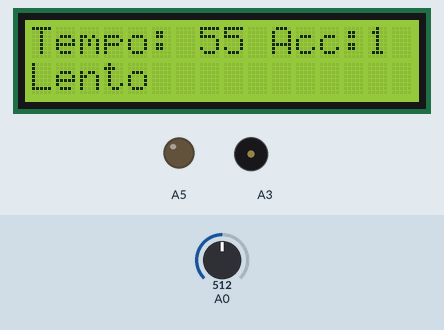
A sketch run on a simulated Arduino Uno, built with avr-gcc and run on an emulated ATmega328P. On the bench: 16×2 character LCD, output pins drawn as LEDs (lit = HIGH), buzzer (waves = sounding). Inputs (shaded band) come from the test bench; at power-on: A0 = 512. EEPROM starts erased.

Above: at 2.25 s.
2.3 s: A0 set to 536
At 3.1 s:
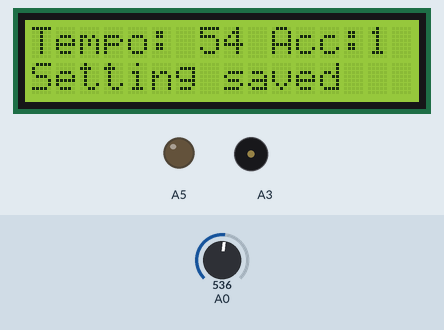
5.3 s: A0 set to 511
At 8.2 s:
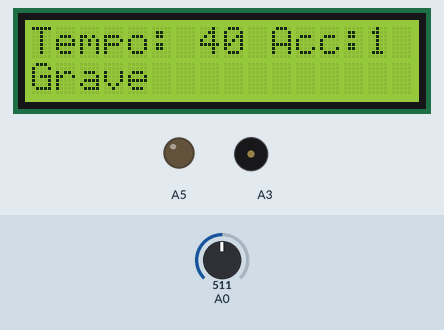
8.3 s: A0 set to 306
At 9.22 s:
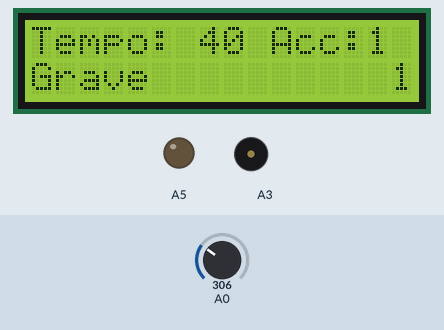
Timing chart, 0 to 17.3 s (numbered marks = the images above; inputs shaded):
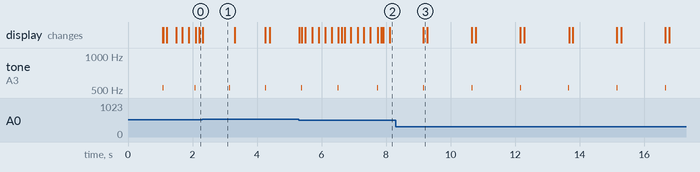

The sketch:

Duinotech_Metronome.ino
```cpp
// Arduino based metronome using timer interrupts
// 20-240bpm = 0.3-4Hz => 250-3333ms cycle time using timer1 with 1024 prescale
// tone on timer2 using tone function
// change tempo/beats per accent with L/R / U/D
// save settings to eeprom with select (load on boot/reset)
// display tempo name from array

#include <EEPROM.h>
#include <LiquidCrystal.h>

LiquidCrystal lcd(8,9,4,5,6,7);
char temponames[][14]={
  "Larghissimo  ",
  "Grave        ",
  "Lento        ",
  "Adagio       ",
  "Andante      ",
  "Allegretto   ",
  "Allegro      ",
  "Vivace       ",
  "Presto       ",
  "Prestissimo  "
};

int tempos[]={25,46,64,76,113,121,169,177,201,241};

int tempo=60;     //60bpm
int acc=1;        //every beat accented
int lastkey=0;    //which key was pressed last cycle
unsigned long t0; //how long has key been held for
int accnote[]={523,262,262,262,262,262,262,262};  //C5,C4
int acccount=0;

void setup() {
  loadfromeeprom();       //load settings
  lcd.begin(16, 2);
  lcd.clear();
  lcd.setCursor(0, 0);
  lcd.print("    Duinotech");   //splash screen
  lcd.setCursor(0, 1);
  lcd.print("    Metronome");
  delay(1000);
  lcd.clear();                  //normal display
  lcd.setCursor(0, 0);
  lcd.print("Tempo:    Acc:");
  dotemponame(tempo);
  pinMode(A5,OUTPUT);
  TMRsetup();
}

void loop() {
  int key=lcdkey();            //read keys
  unsigned int t;
  if((key>0)&&(lastkey==0)){   //if key pressed
    t0=millis();               //record when button pressed
    dokeys(key);               //act once straight away
    if(key==1){savetoeeprom();}//save values to EEPROM if select pressed
  }
  if((key>0)&&(lastkey==key)){  //if button is still held pressed
    if(millis()-t0>400){
      t0=t0+200;
      dokeys(key);              //repeat after delay if held down
    }
  }
  lastkey=key;            //save for next
  lcd.setCursor(6,0);     //update display
  if(tempo<100){lcd.write(' ');}else{lcd.write(((tempo/100)%10)+'0');}
  lcd.write(((tempo/10)%10)+'0');
  lcd.write(((tempo)%10)+'0');
  lcd.setCursor(14,0);
  lcd.write(((acc)%10)+'0');
  lcd.setCursor(15,1);
  t=TCNT1;                    //read timer1 counter
  if(t<2000){                 //visual display of time too (15625~1second)
    lcd.write('1'+acccount);
  }else{
    lcd.write(' ');
  }
}

void dokeys(int key){         //act on key presses
  switch(key){
    case 2:tempo--;dotemponame(tempo);if(tempo<20){tempo=20;}break;   //left
    case 5:tempo++;dotemponame(tempo);if(tempo>240){tempo=240;}break; //right
    case 3:acc--;if(acc<1){acc=1;}break;                              //down
    case 4:acc++;if(acc>8){acc=8;}break;                              //up
  }
}

int keystate(){     //read key value
  int a=analogRead(0);
  if(a>831){return 0;}  //no key
  if(a>523){return 1;}  //select
  if(a>331){return 2;}  //left
  if(a>177){return 3;}  //down
  if(a>50){return 4;}   //up
  return 5;             //right
}

int lcdkey(){
  int a=keystate();               //check
  delay(5);                       //wait a bit
  if(a==keystate()){return a;}    //if there's no bounce
  return 0;                       //otherwise nothing
}

ISR(TIMER1_COMPA_vect) {    //gets triggered when timer1 overflows
  acccount++;                         //check accent
  if(acccount>=acc){acccount=0;}
  OCR1A = ((F_CPU*60L)/1024) / tempo; //set top for next cycle
  tone(A3,accnote[acccount],20);      //start tone
}

void TMRsetup(){
  // Timer 1 set up as interrupt, only common thing this affects is servo library
  TCCR1A = 0;                       //CTC mode
  TCCR1B = _BV(WGM12) | _BV(CS10)|_BV(CS12);  //CTC mode, prescale=1024
  TCNT1 = 0;                        //reset counter
  OCR1A = ((F_CPU*60L)/1024) / tempo; //set top
  TIMSK1 = _BV(OCIE1A);             //set interrupt
}

void dotemponame(int bpm){
  lcd.setCursor(0,1);
  for(int i=0;i<10;i++){        //scan through list
    if(bpm<tempos[i]){lcd.print(temponames[i]);return;}
  }
}

void savetoeeprom(){
  EEPROM.write(0,tempo);            //tempo in eeprom#0
  EEPROM.write(1,acc);              //accent in eeprom#1
  lcd.setCursor(0,1);
  lcd.print("Setting saved");       //save message
  delay(1000);                      //wait a bit
  dotemponame(tempo);               //normal display
}

void loadfromeeprom(){
  tempo=EEPROM.read(0);                   //tempo in eeprom#0
  acc=EEPROM.read(1);                     //accent in eeprom#1
  if((tempo<20)||(tempo>240)){tempo=60;}  //load sensible defaults
  if((acc<1)||(acc>8)){acc=1;}            //load sensible defaults
}
```

Measured:
- the behaviour switches between 523 and 524 on A0 (found by bisection; images 0 and 1)
- after the input at 2.3 s, the display: changes at once (image 1)
- after the input at 5.3 s, the display: first changes at once (image 2 shows a later state)
- by itself, tone on A3: alternates 523 Hz for 0.02 s and silent for 1.5 s
- what the display in image 1 shows lasts 1.0 s, from 2.3 s to 3.3 s
